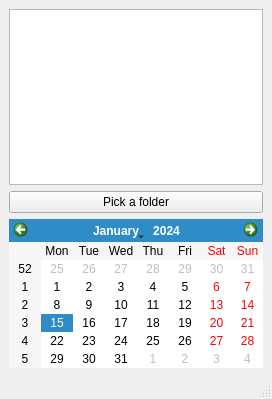
<?xml version="1.0" encoding="UTF-8"?>
<ui version="4.0">
 <class>MainWindow</class>
 <widget class="QMainWindow" name="MainWindow">
  <property name="geometry">
   <rect>
    <x>0</x>
    <y>0</y>
    <width>272</width>
    <height>399</height>
   </rect>
  </property>
  <property name="windowTitle">
   <string>MainWindow</string>
  </property>
  <widget class="QWidget" name="centralwidget">
   <layout class="QVBoxLayout" name="verticalLayout">
    <item>
     <layout class="QHBoxLayout" name="horizontalLayout">
      <item>
       <widget class="QListWidget" name="listWidget"/>
      </item>
     </layout>
    </item>
    <item>
     <widget class="QPushButton" name="btnBrowse">
      <property name="text">
       <string>Pick a folder</string>
      </property>
     </widget>
    </item>
    <item>
     <widget class="QCalendarWidget" name="calendarWidget"/>
    </item>
   </layout>
  </widget>
  <widget class="QMenuBar" name="menubar">
   <property name="geometry">
    <rect>
     <x>0</x>
     <y>0</y>
     <width>272</width>
     <height>21</height>
    </rect>
   </property>
  </widget>
  <widget class="QStatusBar" name="statusbar"/>
 </widget>
 <resources/>
 <connections/>
</ui>
